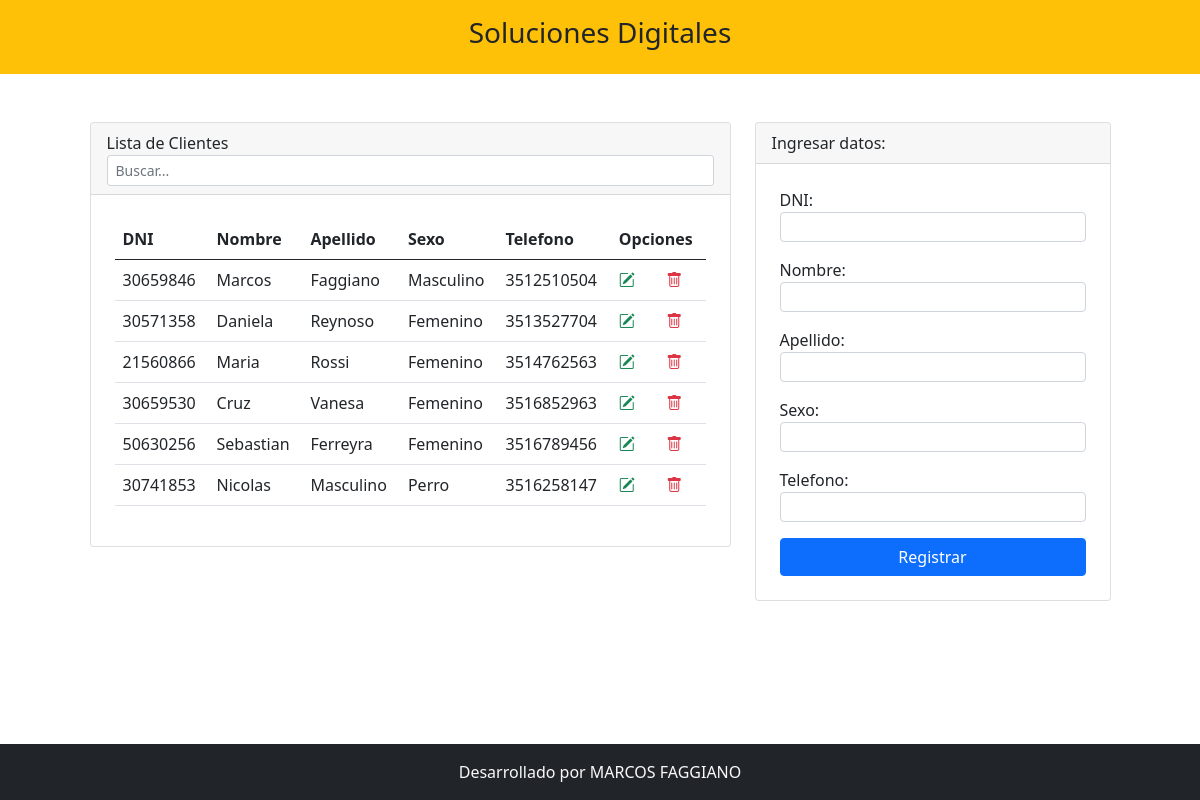
The page / on the database its author committed.
### tables this page shows
CREATE TABLE `clientes` (
  `ID_clientes` int(11) NOT NULL,
  `DNI` int(11) NOT NULL,
  `Nombre` varchar(20) NOT NULL,
  `Apellido` varchar(20) NOT NULL,
  `Sexo` varchar(20) NOT NULL,
  `numero_de_telefono` varchar(20) NOT NULL
);

### index.php (the view, shortened to what this page needs)
<?php include 'template/header.php' ?>
<?php
include_once "model/conexion.php";
$sentencia = $bd->query("select * from clientes");
$clientes = $sentencia->fetchAll(PDO::FETCH_OBJ);
?>
<div class="container mt-5">
    <div class="row justify-content-center">
        <div class="col-md-7">
            <div class="card">
                <div class="card-header">
                    Lista de Clientes
                    <input type="text" id=buscador class=" form-control form-control-sm" placeholder="Buscar...">
                </div>
                <div class="p-4">
                    <table class="table align-middle">
                        <thead>
                            <tr>
                                <th scope="col">DNI</th>
                                <th scope="col">Nombre</th>
                                <th scope="col">Apellido</th>
                                <th scope="col">Sexo</th>
                                <th scope="col">Telefono</th>
                                <th scope="col" colspan="2">Opciones</th>
                            </tr>
                        </thead>
                        <tbody id="db_clientes">
                            <?php
                            foreach ($clientes as $dato) {
                            ?>
                                <tr>
                                    <td scope="row">
                                        <?php echo $dato->DNI; ?></td>
                                    <td><?php echo $dato->Nombre; ?></td>
                                    <td><?php echo $dato->Apellido; ?></td>
                                    <td><?php echo $dato->Sexo; ?></td>
                                    <td><?php echo $dato->numero_de_telefono; ?></td>
                                    <td><a class="text-success" href="editar.php?DNI=<?php echo $dato->DNI; ?>">
                                            <i class="bi bi-pencil-square"></i></a></td>
                                    <td><a onclick="return confirm('Estas seguro de eliminar?');
                                " class="text-danger" href="eliminar.php?DNI=<?php echo $dato->DNI; ?>"><i class="bi bi-trash"></i></a></td>
                                </tr>
                            <?php
                            }
                            ?>
                        </tbody>
                    </table>
                </div>
            </div>
        </div>
        <div class="col-md-4 " style=" height:600px">
            <div class="card ">
                <div class="card-header">
                    Ingresar datos:
                </div>
                <form class="p-4" method="POST" action="registrar.php">
                    <div class="mb-3">
                        <label class="form-label" style=" height: 10px">DNI:</label>
                        <input type="number" class="form-control " style=" height: 30px" name="txtDNI" autofocus required>
                    </div>
                    <div class="mb-3">
                        <label class="form-label" style=" height: 10px">Nombre: </label>
                        <input type="text" class="form-control" style=" height: 30px" name="txtNombre" autofocus required>
                    </div>
                    <div class="mb-3">
                        <label class="form-label" style=" height: 10px">Apellido: </label>
                        <input type="text" class="form-control" style=" height: 30px" name="txtApellido" autofocus required>
                    </div>
                    <div class="mb-3">
                        <label class="form-label" style=" height: 10px">Sexo: </label>
                        <input type="text" class="form-control" style=" height: 30px" name="txtSexo" autofocus required>
                    </div>
                    <div class="mb-3">
                        <label class="form-label" style=" height: 10px">Telefono: </label>
                        <input type="number" class="form-control" style=" height: 30px" name="txtnumero_de_telefono" autofocus required>
                    </div>
                    <div class="d-grid">
                        <input type="submit" class="btn btn-primary" value="Registrar">
                    </div>
                </form>
            </div>
        </div>
    </div>
</div>
<?php include 'template/footer.php' ?>

### template/header.php (shortened to what this page needs)
<!doctype html>
<html lang="es">
  <head>
    <link rel="stylesheet" href="https://cdn.jsdelivr.net/npm/bootstrap@5.0.2/dist/css/bootstrap.min.css">
    <link rel="stylesheet" href="https://cdn.jsdelivr.net/npm/bootstrap-icons@1.5.0/font/bootstrap-icons.css">
  </head>
  <body>
      <div class="container-fluid bg-warning">
          <div class="row">
              <div class="col-md">
                  <header class="py-3">
                      <h3 class="text-center">Soluciones Digitales</h3>
                  </header>
              </div>
          </div>
      </div>

### template/footer.php (shortened to what this page needs)
<footer class="container-fluid bg-dark fixed-bottom">
        <div class="row">
            <div class="col-md text-light text-center py-3">
                Desarrollado por MARCOS FAGGIANO
            </div>
        </div>
    </footer>
  </body>
</html>

### rows shown on the page
clientes: DNI "30659846", Nombre "Marcos", Apellido "Faggiano", Sexo "Masculino", numero_de_telefono "3512510504"
clientes: DNI "30571358", Nombre "Daniela", Apellido "Reynoso", Sexo "Femenino", numero_de_telefono "3513527704"
clientes: DNI "21560866", Nombre "Maria", Apellido "Rossi", Sexo "Femenino", numero_de_telefono "3514762563"
clientes: DNI "30659530", Nombre "Cruz", Apellido "Vanesa", Sexo "Femenino", numero_de_telefono "3516852963"
clientes: DNI "50630256", Nombre "Sebastian", Apellido "Ferreyra", Sexo "Femenino", numero_de_telefono "3516789456"
clientes: DNI "30741853", Nombre "Nicolas", Apellido "Masculino", Sexo "Perro", numero_de_telefono "3516258147"
